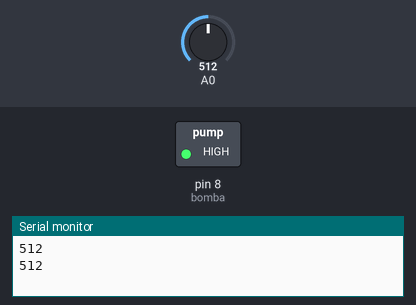
The sketch below on a simulated Arduino Uno, built with avr-gcc and run on an emulated ATmega328P. Parts: switched loads named in the sketch (green lamp = pin HIGH), the last lines printed to the serial monitor. The test bench sets the inputs (shaded band); at power-on: A0 = 512.

Above: at 1.8 s.
1.9 s: A0 set to 712
3.4 s: A0 set to 734
At 4.7 s:
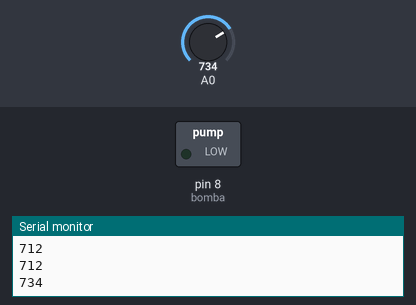
5.5 s: A0 set to 716
At 7.2 s:
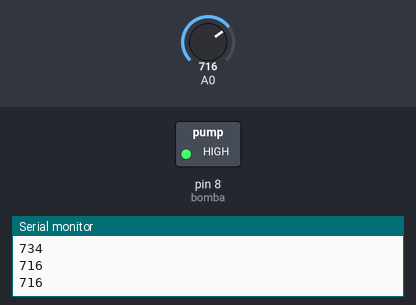
7.5 s: A0 set to 900
At 9.0 s:
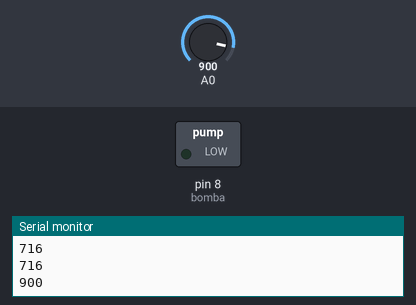
Timing chart, 0 to 10.5 s (numbered marks = the images above; inputs shaded):
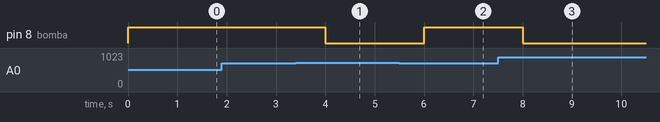

The sketch:

sistema_riego.ino
```cpp
int bomba = 8;
int humedad = 0;

void setup() {
  Serial.begin(9600);
pinMode(bomba,OUTPUT);

}

void loop() {

humedad = analogRead(A0);

if(humedad>=721 && humedad<=1024){
   digitalWrite(bomba,LOW);
}
else{
   digitalWrite(bomba,HIGH);
}
Serial.println(humedad);
delay(1000);
}
```

Measured:
- the behaviour switches between 720 and 721 on A0 (found by bisection; images 0 and 1)
- after the input at 3.4 s, pin 8 (bomba): HIGH → LOW after 0.60 s
- after the input at 5.5 s, pin 8 (bomba): LOW → HIGH after 0.50 s
- after the input at 7.5 s, pin 8 (bomba): HIGH → LOW after 0.50 s
